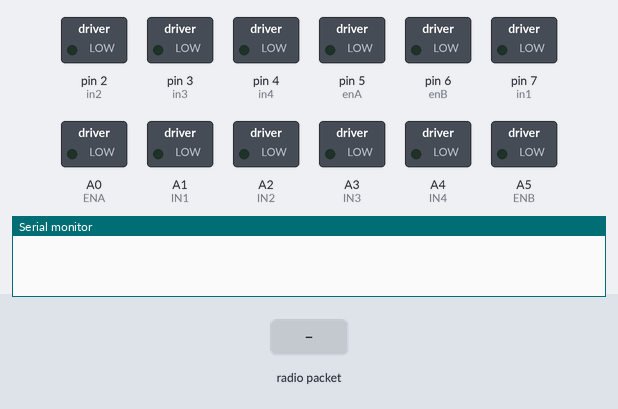
Simulated run of this sketch. Board: Arduino Uno, built with avr-gcc and run on an emulated ATmega328P. Parts: switched loads named in the sketch (green lamp = pin HIGH), the last lines printed to the serial monitor. The inputs (shaded band) are chosen by the test bench. No radio packets arrive unless stated.

Above: at 1.2 s.
1.3 s: radio packet "up" arrives
At 2.5 s:
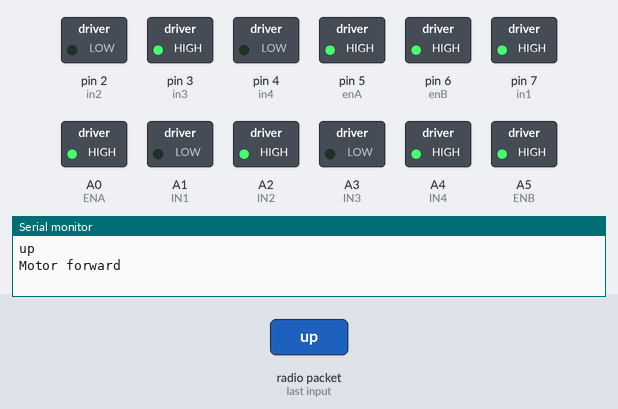
2.8 s: radio packet "down" arrives
At 3.9 s:
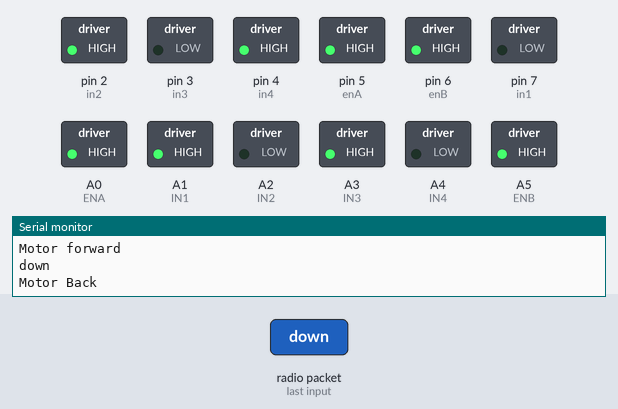
4.3 s: radio packet "left" arrives
At 5.0 s:
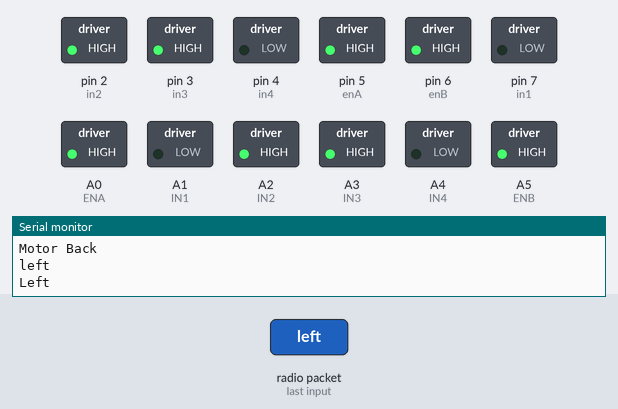
5.8 s: radio packet "right" arrives
At 6.2 s:
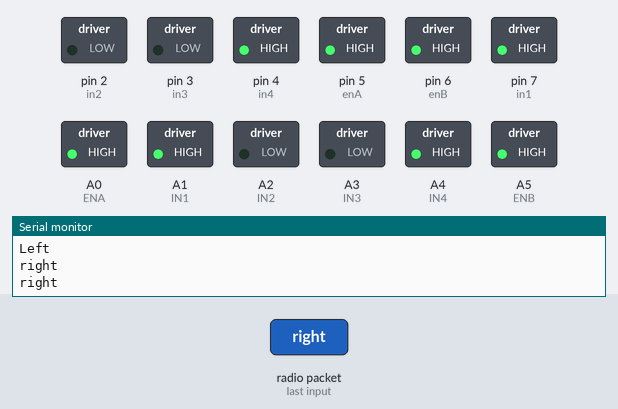
7.3 s: radio packet "NO" arrives
At 8.5 s:
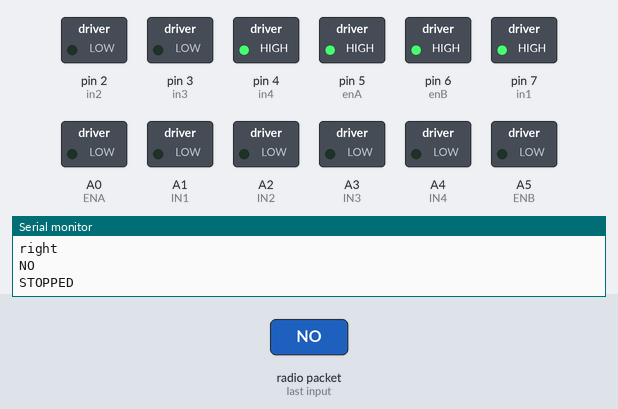
Timing chart, 0 to 9.8 s (numbered marks = the images above; inputs shaded):
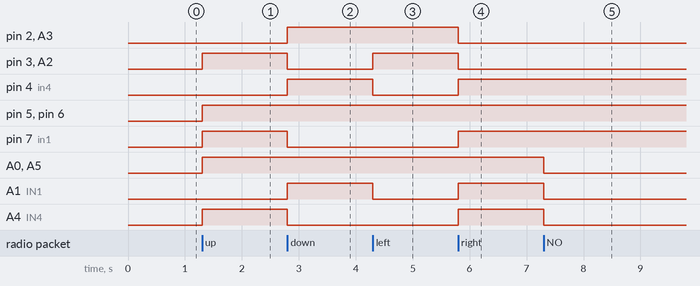

Measured:
- after the input at 1.3 s, pin 3 (in3), pin 5 (enA), pin 6 (enB), pin 7 (in1), A0 (ENA), A2 (IN2), A4 (IN4), A5 (ENB): LOW → HIGH at once
- after the input at 2.8 s, pin 2 (in2), pin 4 (in4), A1 (IN1), A3 (IN3): LOW → HIGH at once; pin 3 (in3), pin 7 (in1), A2 (IN2), A4 (IN4): HIGH → LOW at once
- after the input at 4.3 s, pin 3 (in3), A2 (IN2): LOW → HIGH at once; pin 4 (in4), A1 (IN1): HIGH → LOW at once
- after the input at 5.8 s, pin 2 (in2), pin 3 (in3), A2 (IN2), A3 (IN3): HIGH → LOW at once; pin 4 (in4), pin 7 (in1), A1 (IN1), A4 (IN4): LOW → HIGH at once
- after the input at 7.3 s, A0 (ENA), A1 (IN1), A4 (IN4), A5 (ENB): HIGH → LOW at once

The sketch:

trolly_with_NRF24L01.ino
```cpp
// Arduino Car Code
#include <nRF24L01.h>
#include <RF24.h>
#include <RF24_config.h>
#include <SPI.h>


#define CE_PIN  9
#define CSN_PIN 10


/////////////////////////////////MOTOR PINOUT//////////////////////////////////

const int ENA = A0 ;
const int IN1 = A1;
const int IN2 = A2;
const int IN3 = A3;
const int IN4 = A4;
const int ENB = A5;

const int in1 = 7;
const int in2 = 2;
const int in3 = 3;
const int in4 = 4;
const int enA = 5;
const int enB = 6;

int fspeed =  255;

const int LED = 7;
int val=0;
int counter=0;
int currentState=0;
int previousState=0;

///////////////////////////////////////////////////////////////////////////////

char data[20]="";

RF24 radio(CE_PIN,CSN_PIN);
const uint64_t pipe = 0xE8E8F0F0E1LL;

void setup()
{
 ////////////////////////////////////MOTOR PINMODE////////////////////////////////////

  pinMode(IN1, OUTPUT);
  pinMode(IN2, OUTPUT);
  pinMode(IN3, OUTPUT);
  pinMode(IN4, OUTPUT);
  pinMode(ENA, OUTPUT);
  pinMode(ENB, OUTPUT);

  pinMode(in1, OUTPUT);
  pinMode(in2, OUTPUT);
  pinMode(in3, OUTPUT);
  pinMode(in4, OUTPUT);
  pinMode(enA, OUTPUT);
  pinMode(enB, OUTPUT);

  pinMode(LED,OUTPUT);


    digitalWrite(IN1, LOW);
    digitalWrite(IN2, LOW );
    digitalWrite(IN3, LOW);
    digitalWrite(IN4, LOW);
    digitalWrite(ENA, 0);
    digitalWrite(ENB, 0);

    digitalWrite(in1, LOW);
    digitalWrite(in2, LOW );
    digitalWrite(in3, LOW);
    digitalWrite(in4, LOW);
    digitalWrite(enA, 0);
    digitalWrite(enB, 0);


 //////////////////////////////////////////////////////////////////////////////////////
  Serial.begin(9600);
  radio.begin();
  radio.openReadingPipe(1,pipe);
  radio.startListening();

}

void loop(){
  String msg="";
  if ( radio.available() )
  {
    radio.read( data,sizeof(data) );
    Serial.println(data);
    msg=data;

    if(msg=="up")
    {

    digitalWrite(IN1, LOW);
    digitalWrite(IN2, HIGH );
    digitalWrite(IN3, LOW);
    digitalWrite(IN4, HIGH);
    analogWrite(ENB, fspeed);
    analogWrite(ENA, fspeed);

    digitalWrite(in1, HIGH);
    digitalWrite(in2, LOW );
    digitalWrite(in3, HIGH);
    digitalWrite(in4, LOW);
    analogWrite(enB, fspeed);
    analogWrite(enA, fspeed);

  Serial.println("Motor forward");

  }
  else if(msg=="down")
  {

    digitalWrite(IN1, HIGH);
    digitalWrite(IN2, LOW );
    digitalWrite(IN3, HIGH);
    digitalWrite(IN4, LOW);
    analogWrite(ENB, fspeed);
    analogWrite(ENA, fspeed);

    digitalWrite(in1, LOW);
    digitalWrite(in2, HIGH );
    digitalWrite(in3, LOW);
    digitalWrite(in4, HIGH);
    analogWrite(enB, fspeed);
    analogWrite(enA, fspeed);

  Serial.println("Motor Back");

  }
   else if(msg=="left")
  {
    digitalWrite(IN1, LOW);
    digitalWrite(IN2, HIGH);
    analogWrite(ENA, fspeed);

    digitalWrite(IN3, HIGH);
    digitalWrite(IN4, LOW);
    analogWrite(ENB, fspeed);

    digitalWrite(in1, LOW);
    digitalWrite(in2, HIGH);
    analogWrite(enA, fspeed);

    digitalWrite(in3, HIGH);
    digitalWrite(in4, LOW);
    analogWrite(enB, fspeed);

  Serial.println("Left");

  }
   else if(msg=="right")
  {

    digitalWrite(IN1, HIGH);
    digitalWrite(IN2, LOW);
    analogWrite(ENA, fspeed);

    digitalWrite(IN3, LOW);
    digitalWrite(IN4, HIGH);
    analogWrite(ENB, fspeed);

    digitalWrite(in1, HIGH);
    digitalWrite(in2, LOW);
    analogWrite(enA, fspeed);

    digitalWrite(in3, LOW);
    digitalWrite(in4, HIGH);
    analogWrite(enB, fspeed);

  Serial.println("right");
  }

     else if(msg=="NO")
   {
    Serial.println("STOPPED");
    digitalWrite(IN1, LOW);
    digitalWrite(IN2, LOW );
    digitalWrite(IN3, LOW);
    digitalWrite(IN4, LOW);
    digitalWrite(ENA,0);
    digitalWrite(ENB,0);
  // delay(1);
   }


  }
}


//////////////////////////////////////////////////////////////////////////////////////

//void lighting()
//{
//  String msg="";
//  if(msg=="analgobut"){
//    val=HIGH;
//  }
//  else{
//    val=LOW;
//  }
//  delay(10);
//  //val=digitalRead(msg=="analgobut");
//  if(val==HIGH){
//  digitalWrite(LED,HIGH);
//  currentState=1;
//  }
//  else{
//    digitalWrite(LED,LOW);
//    currentState=0;
//  }
//  if(currentState!=previousState){
//    if(currentState==1);{
//      counter=counter+1;
//      Serial.println(counter);
//
//    }
//  }
//  previousState=currentState;
//  delay(100);
//
//}
```
